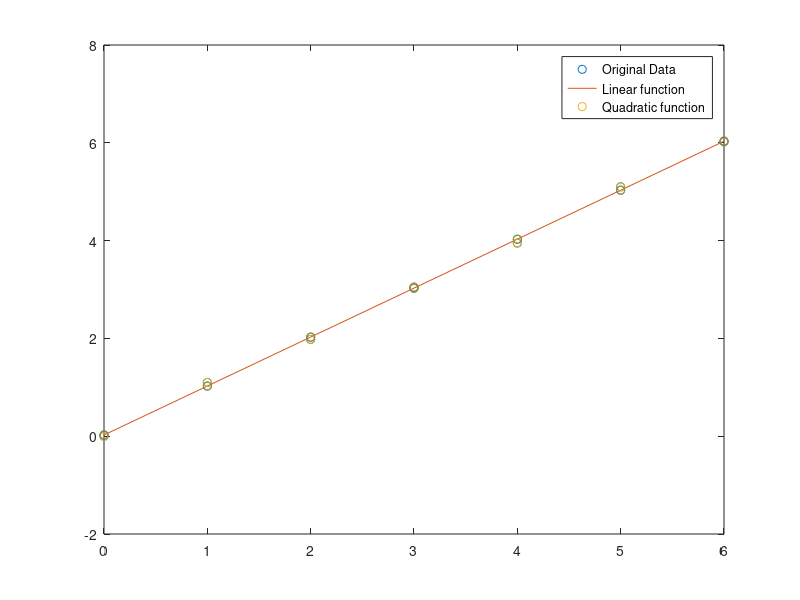

Here is the MATLAB script that generated this plot:

% 3.(a)
x = [0 1 2 3 4 5 6];
b = [-0.002 1.1 1.98 3.05 3.95 5.1 6.02];

%A is the input matrix
A = [1 1 1 1 1 1 1; x ];
% L.U.X = b
[L,U]=lu(A');
% U.X = Y
Y=L\b';
% Using Y to get the X solution value
X=U\Y;
% Knowing the predicted values to be plotted with the actual
pred_vals_linear=A'*X;

plot(x,b,'o') %original data  
hold on;
plot(x,pred_vals_linear) %predicted values

%3.(b)
%Quadratic polynomial
x_square=x.^2;
A = [1 1 1 1 1 1 1;x ;x_square];
% L.U.X = b
[L,U]=lu(A');
% U.X = Y
Y=L\b';
% Using Y to get the X solution value
X=U\Y;
% Knowing the predicted values to be plotted with the actual
pred_vals_quad=A'*X;
plot(x,b,'o')  
hold on;
plot(x,pred_vals_linear,'o')
hold on;
plot(x,pred_vals_quad,'o')
legend('Original Data', 'Linear function', 'Quadratic function')
hold off;

%3.(c)
%Inference
%Since the linear and quadratic function are almost superimposing and 
%covering all data points there's not much of an advantage we observe 
%from the quadratic function. Its as good as the linear function.
%Hence the linear function seems to cover data points effectively as 
%inferred from the graph.